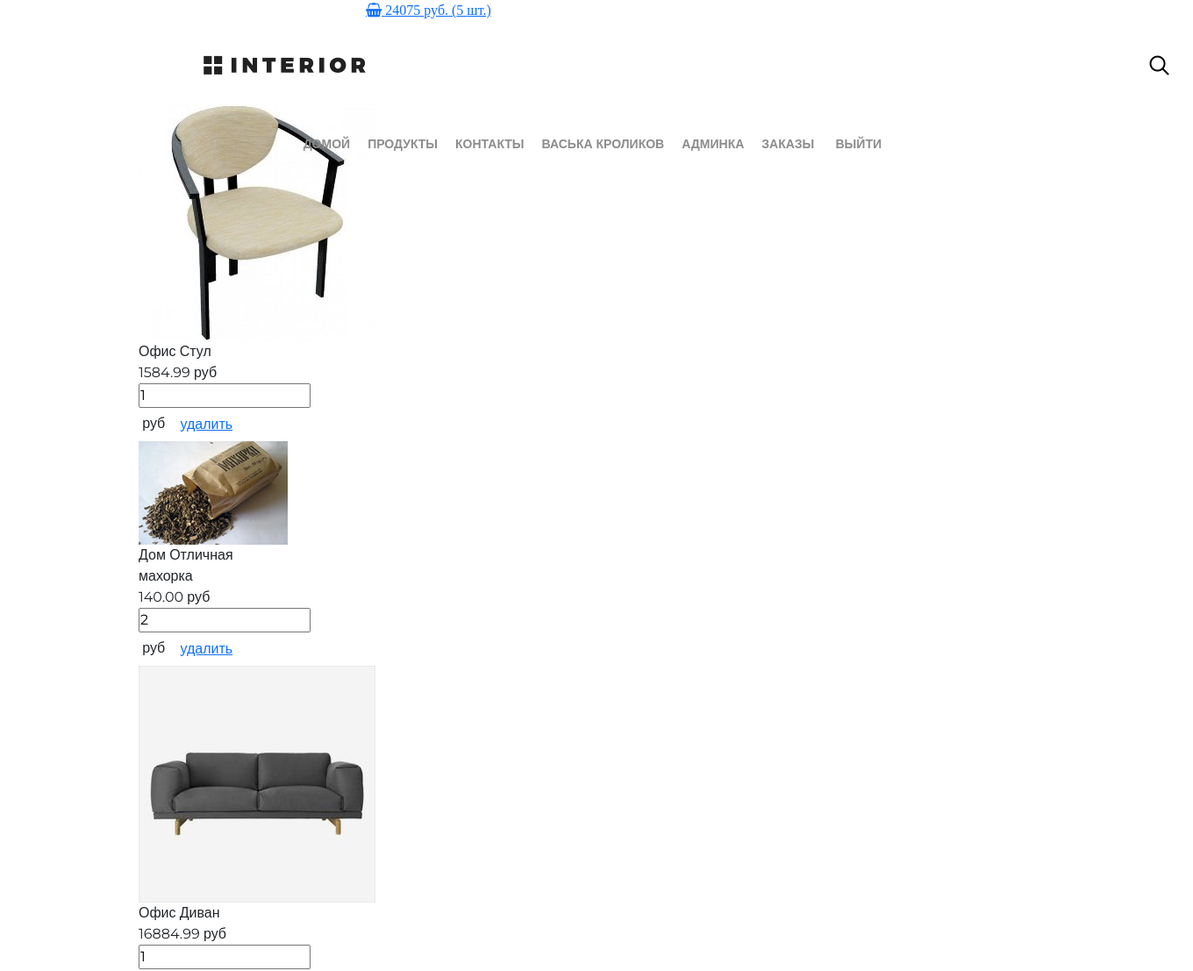
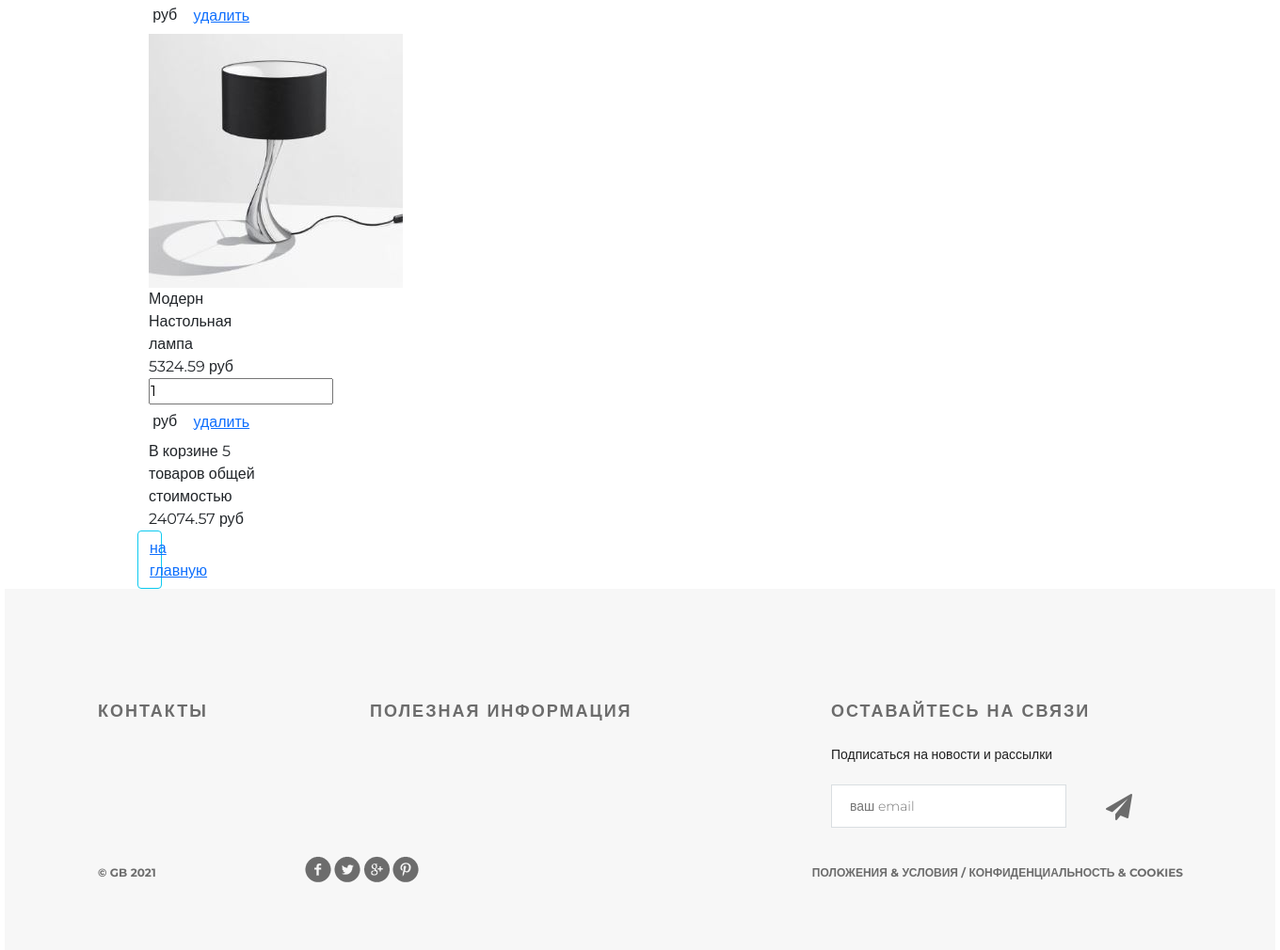
/basket/ (signed in), run on an earlier commit of the app's database (2 pictures, top to bottom).
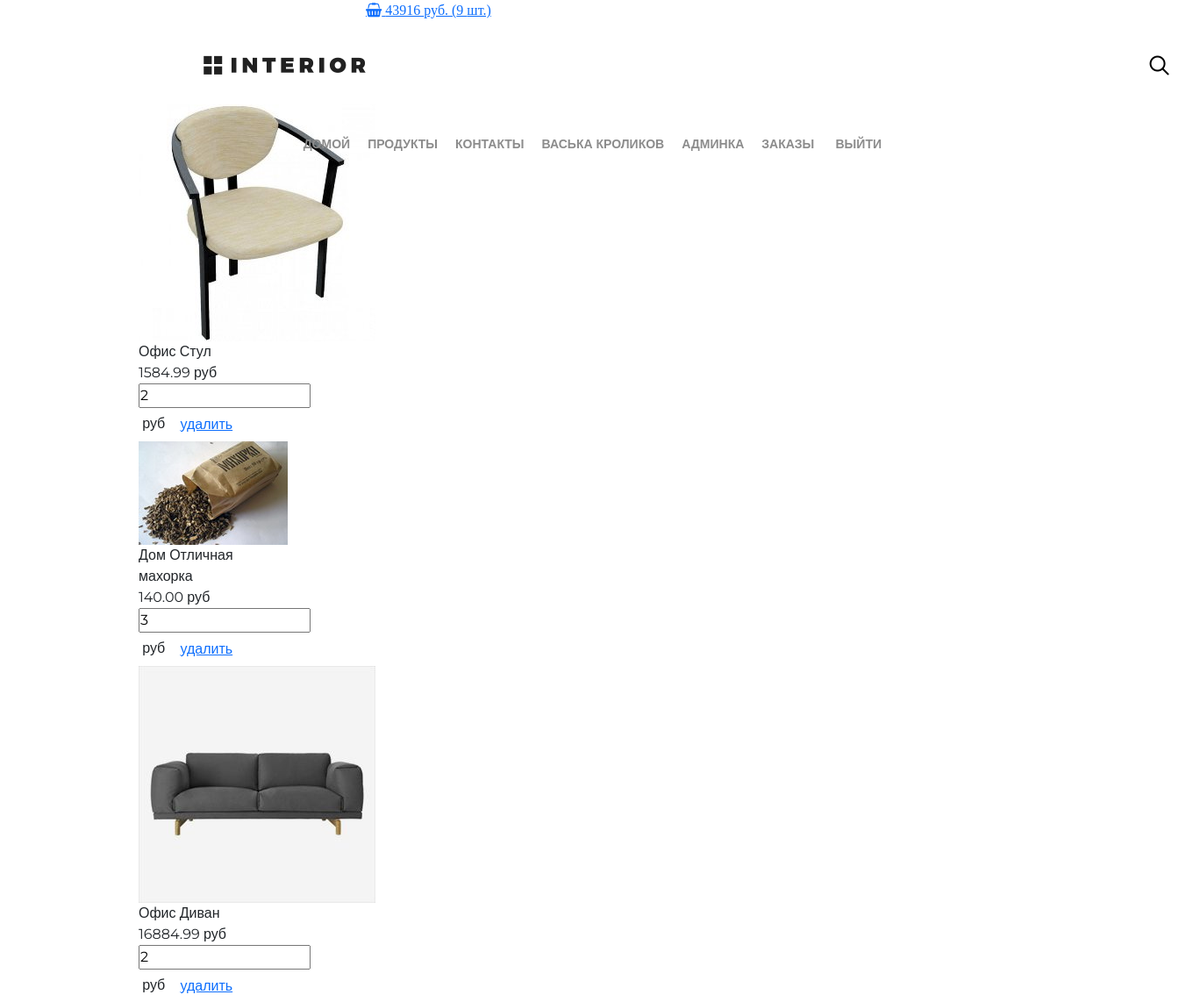
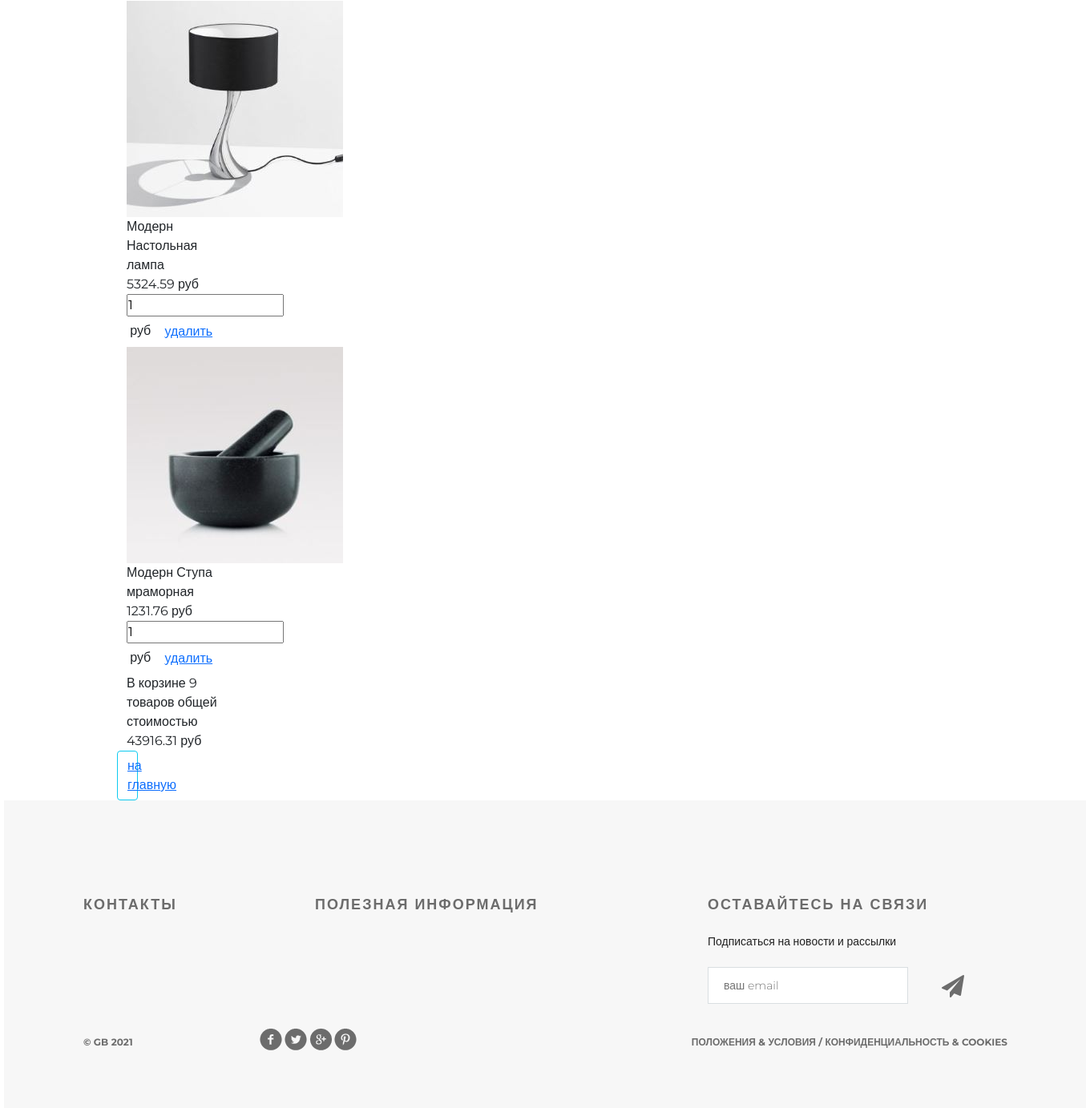
And on a later commit of the database (2 pictures, top to bottom).
### authapp/models.py (models this page shows, shortened)
class ShopUser(AbstractUser):
    avatar = models.ImageField(upload_to='user_avatars', blank=True)
    age = models.PositiveIntegerField(verbose_name='age', default=18)
    activation_key = models.CharField(max_length=128, blank=True)
    activation_key_created = models.DateTimeField(auto_now_add=True, blank=True, null=True)

### basketapp/models.py (models this page shows, shortened)
class Basket(models.Model):
    user = models.ForeignKey(settings.AUTH_USER_MODEL, on_delete=models.CASCADE, related_name='basket')
    product = models.ForeignKey(Product, on_delete=models.CASCADE)
    quantity = models.PositiveIntegerField(verbose_name='количество', default=0)
    add_datetime = models.DateTimeField(verbose_name='время', auto_now_add=True)
    @property
    def product_cost(self):
        return self.product.price * self.quantity
    @property
    def total_quantity(self):
        _items = Basket.objects.filter(user=self.user)
        _total_quantity = sum(list(map(lambda x: x.quantity, _items)))
        return _total_quantity
    @property
    def total_cost(self):
        _items = Basket.objects.filter(user=self.user)
        _total_cost = sum(list(map(lambda x: x.product_cost, _items)))
        return _total_cost

### mainapp/models.py (models this page shows, shortened)
class Product(models.Model):
    category = models.ForeignKey(
        ProductCategory,
        on_delete=models.CASCADE,
        verbose_name='категория'
    )
    name = models.CharField(
        verbose_name='название продукта',
        max_length=128,
    )
    image = models.ImageField(
        upload_to='products_img',
        blank=True,
    )
    short_desc = models.CharField(
        max_length=256,
        verbose_name='краткое описание',
        blank=True,
    )
    description = models.TextField(
        verbose_name='описание продукта',
        blank=True,
        max_length=500,
    )
    price = models.DecimalField(
        verbose_name='цена продукта',
        max_digits=8,
        decimal_places=2,
        default=0,
    )
    quantity = models.PositiveBigIntegerField(
        verbose_name='количество на складе',
        default=0,
    )

class ProductCategory(models.Model):
    name = models.CharField(max_length=60, unique=True, verbose_name='имя')
    description = models.TextField(
        verbose_name='описание',
        blank=True
    )
    created = models.DateTimeField(
        auto_now_add=True
    )
    updated = models.DateTimeField(
        auto_now=True
    )
    is_active = models.BooleanField(verbose_name='активна', default=True)

### basketapp/views.py (the view)
# urls.py: path('', basketapp.basket, name='list'),
@login_required
def basket(request):
    if request.user.is_authenticated:
        basket = Basket.objects.filter(user=request.user)
        context = {
            'basket_items': basket,
        }
        return render(request, 'basket.html', context)
    return HttpResponseRedirect(request.META.get("HTTP_REFERER"))

### mainapp/context_processors.py (called while the page is built)
def basket(request):
    basket_list = []
    if request.user.is_authenticated:
        basket_list = Basket.objects.filter(user=request.user)
    return {
        'basket': basket_list
    }

### basketapp/templates/basket.html (shortened to what this page needs)
{% extends 'base.html' %}
{% load static %}
{% block main_slider %}
	<div class="container">
		<div class="hero-white">
            {% include 'includes/inc_main_menu.html' %}
		</div>
{% endblock %}
{% block content %}
    {% if user.is_authenticated %}
        <div class="container">
            <div class="row">
                <div class="basket_list">
                    {% include 'includes/inc_basket_list.html' %}
                </div>
                <button class="btn btn-outline-info text-center col-2">
                  <a href="{% url 'index' %}">на главную</a>
                </button>
            </div>
        </div>
        </div>
    {% endif %}
{% endblock %}

### geekshop/templates/base.html (shortened to what this page needs)
{% load static %}
<!DOCTYPE html>
<html>
<head>
 	<link href="https://cdn.jsdelivr.net/npm/bootstrap@5.0.0/dist/css/bootstrap.min.css" rel="stylesheet">
	<link rel="stylesheet" type="text/css" href="{% static 'style.css' %}">
	<link rel="stylesheet" href="{% static 'fonts/font-awesome/css/font-awesome.css' %}">
</head>
<body>
	<div class="container">
            {% block main_slider %}
            {% endblock %}
            {% block content %}
            {% endblock %}
		<div class="clr"></div>
	</div>
	{% include 'inc_footer.html' %}
</body>
</html>

### geekshop/templates/includes/inc_main_menu.html (shortened to what this page needs)
<div class="header clearfix">
    <a href="index.html" class="logo"></a>
    <ul class="menu">
        <li><a href="{% url 'index' %}" class="">домой</a></li>
        <li><a href="{% url 'products:category' 0 %}" class="">продукты</a></li>
        <li><a href="{% url 'contacts' %}" class="">контакты</a></li>
        {% if user.is_authenticated %}
            <li>
                <a href="{% url 'auth:edit' %}">
                    {{ user.first_name|default:'Пользователь' }}
                </a>
            </li>
        {% endif %}
    {% if user.is_superuser %}
                <li>
            <a href="{% url 'admin_staff:users' %}">
                    админка
            </a>
        </li>
    {% endif %}
            <li>
                  <a href="{% url 'order:list' %}">заказы</a>
                {% if user.is_authenticated %}
                  <a href="{% url 'auth:logout' %}">выйти</a>
                {% else %}
                  <a href="{% url 'auth:login' %}">войти</a>
                {% endif %}
            </li>
    </ul>
{% if basket %}
    <a href="{% url 'basket:list' %}" class="fa fa-shopping-basket">
        <span>
            {{ basket.0.total_cost|floatformat:0 }} руб.
            ({{ basket.0.total_quantity }} шт.)
        </span>
    </a>
{% endif %}
    <a href="#" class="search"></a>
</div>

### basketapp/templates/includes/inc_basket_list.html
{% for item in basket_items %}
    <div class="basket_record">
        <img src="/media/{{ item.product.image }}"
             alt="{{ item.product.short_desc }}">
        <span class="category_name">{{ item.product.category.name }}</span>
        <span class="product_name">{{ item.product.name }}</span>
        <span class="product_price">{{ item.product.price }}&nbspруб</span>
        <input type="number" name="{{ item.pk }}" min="0"
                             value="{{ item.quantity }}">
        <span class="product_cost">{{ item.cost }}&nbspруб</span>
        <button class="btn btn-round">
            <a href="{% url 'basket:remove' item.pk %}" class="">
                удалить
            </a>
        </button>
    </div>
{% endfor %}
{% if basket_items %}
    <div class="basket_summary">
        В корзине {{ basket_items.0.total_quantity }} товаров общей стоимостью
        {{ basket_items.0.total_cost }} руб
    </div>
{% endif %}

### geekshop/templates/inc_footer.html
<div class="footer">
    <div class="clearfix">
        <div class="text-footer">
            <h3>контакты</h3>
        </div>
        <div class="text-footer">
            <h3>полезная информация</h3>
        </div>
        <div class="text-footer clearfix">
            <h3>Оставайтесь на связи</h3>
            <p>Подписаться на новости и рассылки</p>
            <form>
                <input type="email" name="email" placeholder="ваш email">
                <a href="#"><i class="fa fa-paper-plane fa-2x" aria-hidden="true"></i></a>
            </form>
        </div>
    </div>
    <p class="small">&copy; GB 2021</p>
    <div class="social">
        <a href="#" class="social1"></a>
        <a href="#" class="social2"></a>
        <a href="#" class="social3"></a>
        <a href="#" class="social4"></a>
    </div>
    <p class="small">Положения &amp; Условия / Конфиденциальность &amp; Cookies</p>
</div>

### geekshop/static/style.css (style rules this page uses)
* { margin: 0; padding: 0; }
body { font-family: 'Montserrat', sans-serif; }
html, body { height: 100%; }
.clr { height: 384px; }
.logo { background-image: url(img/logo.png); margin-top: 63px; width: 185px; height: 22px; float: left; }
.menu { list-style-type: none; margin-top: 67px; float: right; }
.menu li { float: left; }
.menu a { color: #8c8c8c; font-size: 14px; font-weight: 700; text-align: right; text-transform: uppercase; text-decoration: none; padding: 10px 10px; }
.search { display: block; width: 23px; height: 23px; background-image: url(img/search.png); position: absolute; top: 63px; left: 1176px; }
.clearfix:after { content: ""; display: block; clear: both; }
.footer { height: 384px; width: 1350px; background-color: #f7f7f7; padding-left: 99px; padding-right: 98px; margin: -384px auto 0; clear: both; }
.footer form { position: relative; }
.footer form a i { display: block; width: 21px; height: 21px; position: absolute; z-index: 2; top: 10px; right: 50px; color: #6c6c6c; }
.text-footer { margin-top: 120px; width: 221px; float: left; margin-right: 68px; }
.text-footer:last-child { margin-right: 0; }
.text-footer h3 { text-transform: uppercase; color: #6c6c6c; font-size: 18px; font-weight: 700; text-align: left; margin-bottom: 22px; letter-spacing: 2px; }
.text-footer p { color: #212121; font-size: 14px; font-weight: 300; line-height: 24px; text-align: left; margin-bottom: 20px; }
.text-footer a { text-decoration: none; text-transform: uppercase; color: #212121; font-size: 14px; font-weight: 700; line-height: 26px; text-align: left; }
.text-footer:nth-child(2) { width: 422px; }
.text-footer:nth-child(3) { width: 363px; }
.text-footer input { border-width: 1px; border-color: #d9dee1; border-style: solid; background-color: #ffffff; width: 250px; height: 46px; outline: none; color: #6c6c6c; font-size: 14px; font-weight: 300; line-height: 22px; text-align: left; padding-left: 19px; padding-right: 70px; }
.footer .small { text-transform: uppercase; float: left; color: #6c6c6c; font-size: 12px; font-weight: 700; line-height: 26px; text-align: left; margin-top: 35px; }
.social { height: 28px; width: 121px; float: left; margin-left: 158px; margin-top: 30px; }
.social1 { background: url(img/social-links.png); height: 28px; width: 28px; float: left; }
.social2 { background: url(img/social-links.png); background-position: -34px 0px; height: 28px; width: 28px; float: left; margin-left: 3px; }
.social3 { background: url(img/social-links.png); background-position: -67px 0px; height: 28px; width: 28px; float: left; margin-left: 3px; }
.social4 { background: url(img/social-links.png); background-position: -101px 0px; height: 28px; width: 28px; float: left; margin-left: 3px; }
.footer .small:nth-child(4) { float: right; }
.hero-white { background-color: #fff; height: 119px; padding-left: 98px; padding-right: 211px; position: relative; }

What changed in the data, as far as the page shows it:
changed Basket "Стул": user+product+quantity "24075" → "43916"; user+quantity "5" → "9"; quantity "1" → "2"; user+product+quantity "24074.57" → "43916.31"
changed Basket "Дом": quantity "2" → "3"
changed Basket "Диван": quantity "1" → "2"
added Basket: product.image (picture), product.category.name "Модерн", product.name "Ступа мраморная", product.price "1231.76", quantity "1"
